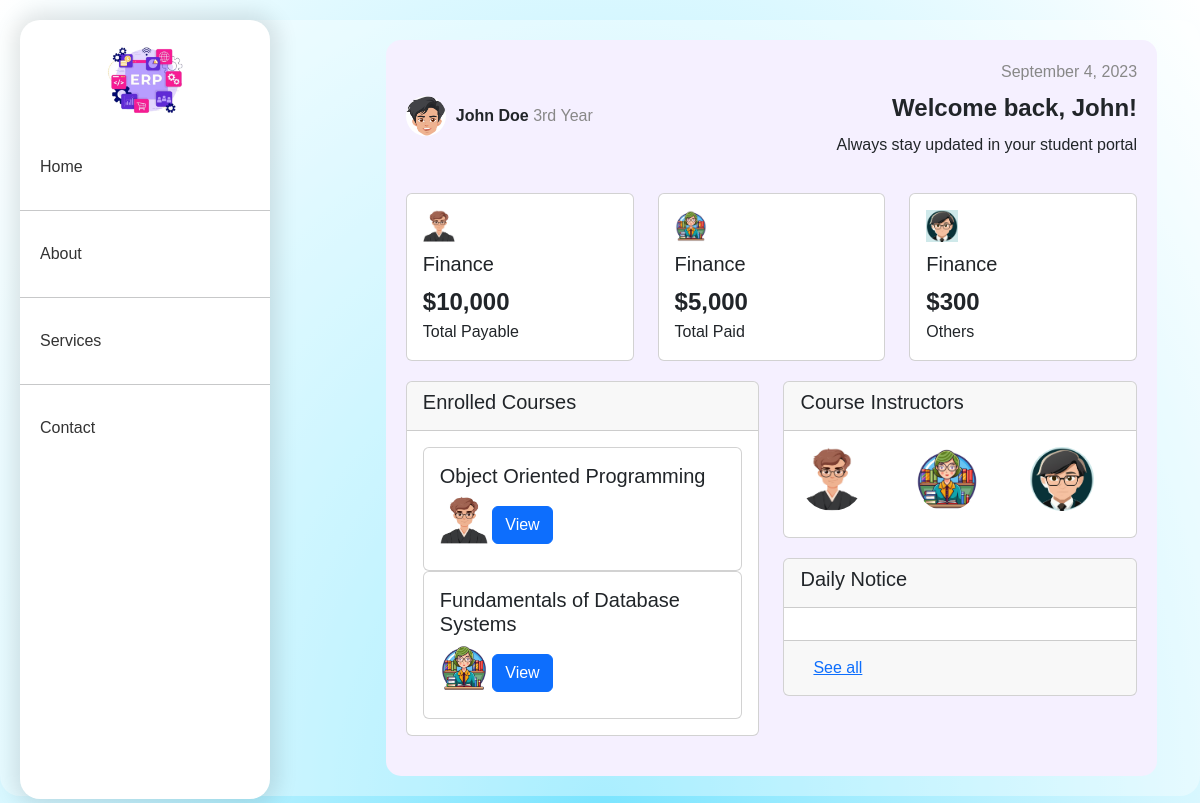
The app's page /student_dashboard, older data.
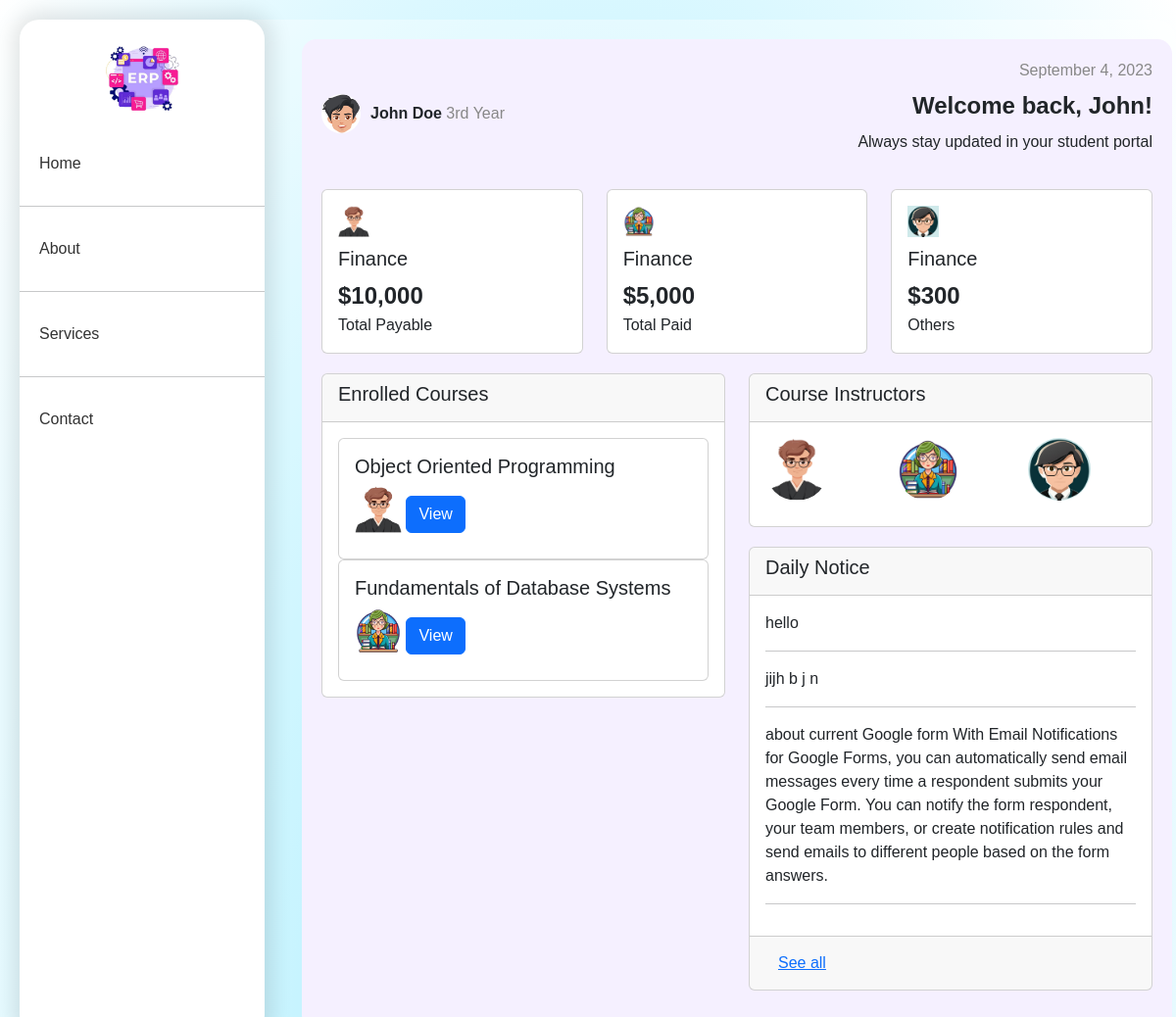
The same page, newer data.
### users/models.py (models this page shows)
class TeacherNotification(models.Model):
    notificationMessage = models.CharField(max_length=500)

### users/views.py (the view)
# urls.py: path('student_dashboard', views.student_dashboard, name='student_dashboard'),
def student_dashboard(request):
    Notice = TeacherNotification.objects.all()
    context={
        'Notice':Notice
    }
    return render(request, 'users/student_dashboard.html', context)

### users/templates/users/student_dashboard.html
{% extends "users/baseStudent.html" %}
{% block css %}
    {% load static %}
    <link rel="stylesheet" href="{% static 'users/css/student_dashboard.css' %}">
{% endblock css %}
{% block main %}
<div class="container-fluid main">
    <div class="row">
        <div class="col-md-9 content">
            <div class="header">
                <div class="user-info">
                    <img src="{% static 'users/images/student1.avif' %}" alt="User Profile" class="profile-pic">
                    <div>
                        <span class="user-name">John Doe</span>
                        <span class="user-status">3rd Year</span>
                    </div>
                </div>
                <div class="header-content">
                    <div class="date">September 4, 2023</div>
                    <h2 class="welcome-message">Welcome back, John!</h2>
                    <p>Always stay updated in your student portal</p>
                </div>
            </div>
            <div class="row">
                <div class="col-md-4 finance-card">
                    <div class="card">
                        <div class="card-body">
                            <img src="{% static 'users/images/teacher1.avif' %}" alt="Money Stack" class="finance-icon">
                            <h5 class="card-title">Finance</h5>
                            <p class="card-text">
                                <span class="amount">$10,000</span>
                                <br>Total Payable
                            </p>
                        </div>
                    </div>
                </div>
                <div class="col-md-4 finance-card">
                    <div class="card">
                        <div class="card-body">
                            <img src="{% static 'users/images/teacher2.avif' %}" alt="Money Bag" class="finance-icon">
                            <h5 class="card-title">Finance</h5>
                            <p class="card-text">
                                <span class="amount">$5,000</span>
                                <br>Total Paid
                            </p>
                        </div>
                    </div>
                </div>
                <div class="col-md-4 finance-card">
                    <div class="card">
                        <div class="card-body">
                            <img src="{% static 'users/images/teacher3.jpg' %}" alt="Chart Bar" class="finance-icon">
                            <h5 class="card-title">Finance</h5>
                            <p class="card-text">
                                <span class="amount">$300</span>
                                <br>Others
                            </p>
                        </div>
                    </div>
                </div>
            </div>
            <div class="row">
                <div class="col-md-6">
                    <div class="card course-card">
                        <div class="card-header">
                            <h5 class="card-title">Enrolled Courses</h5>
                        </div>
                        <div class="card-body">
                            <div class="card course-item">
                                <div class="card-body">
                                    <h5 class="card-title">Object Oriented Programming</h5>
                                    <img src="{% static 'users/images/teacher1.avif' %}" alt="Laptop" class="course-icon">
                                    <button class="btn btn-primary">View</button>
                                </div>
                            </div>
                            <div class="card course-item">
                                <div class="card-body">
                                    <h5 class="card-title">Fundamentals of Database Systems</h5>
                                    <img src="{% static 'users/images/teacher2.avif' %}" alt="Database" class="course-icon">
                                    <button class="btn btn-primary">View</button>
                                </div>
                            </div>
                        </div>
                    </div>
                </div>
                <div class="col-md-6">
                    <div class="card instructor-card">
                        <div class="card-header">
                            <h5 class="card-title">Course Instructors</h5>
                        </div>
                        <div class="card-body">
                            <div class="row">
                                <div class="col-md-4">
                                    <img src="{% static 'users/images/teacher1.avif' %}" alt="Instructor 1" class="instructor-pic">
                                </div>
                                <div class="col-md-4">
                                    <img src="{% static 'users/images/teacher2.avif' %}" alt="Instructor 2" class="instructor-pic">
                                </div>
                                <div class="col-md-4">
                                    <img src="{% static 'users/images/teacher3.jpg' %}" alt="Instructor 3" class="instructor-pic">
                                </div>
                            </div>
                        </div>
                    </div>
                    <div class="card notice-card">
                        <div class="card-header">
                            <h5 class="card-title">Daily Notice</h5>
                        </div>
                        <div class="card-body">
                            {% for n in Notice %}
                            <p class="notice-content">{{ n.notificationMessage }}</p>
                            <hr>
                            {% endfor %}
                        </div>
                        <div class="card-footer">
                            <a href="#" class="btn btn-link">See all</a>
                        </div>
                    </div>
                </div>
            </div>
        </div>
    </div>
</div>
{% endblock main %}

### users/templates/users/baseStudent.html (shortened to what this page needs)
<!DOCTYPE html>
<html lang="en">
  <head>
    <link
      href="https://cdn.jsdelivr.net/npm/bootstrap@5.3.1/dist/css/bootstrap.min.css"
      rel="stylesheet"
    />
    <link
      href="https://cdn.jsdelivr.net/npm/fullcalendar@5.11.3/main.min.css"
      rel="stylesheet"
    />
    {% load static %}
    <link rel="stylesheet" href="{% static 'users/css/baseTeacher.css' %}">
    {% block css %}
    {% endblock css %}
  </head>
  <body>
    <div id="sidebar" class="bg-white">
      <img
        src="{% static 'users/images/logo.webp' %}"
        alt="Logo"
        height="80"
        width="80"
        style="margin: 20px auto; display: block"
      />
      <ul class="list-unstyled">
        <li><a href="#">Home</a></li>
        <hr />
        <li><a href="#">About</a></li>
        <hr />
        <li><a href="#">Services</a></li>
        <hr />
        <li><a href="#">Contact</a></li>
      </ul>
    </div>
    {% block main %}
    {% endblock main %}
  </body>
</html>

### users/static/users/css/baseTeacher.css (style rules this page uses)
body { overflow-x: hidden; background: radial-gradient(at bottom, #45daffb6, #ffffff); min-height: 100vh; font-family: Arial, sans-serif; background-repeat: no-repeat; }
#sidebar { background-color: #ffffff6b; position: fixed; top: 20px; left: 20px; height: 95%; width: 250px; transition: all 0.3s ease-in-out; box-shadow: 1px 0px 20px 8px rgb(0 0 0 / 10%); z-index: 1000; border-radius: 20px; }
#sidebar ul { list-style: none; padding: 0; margin-top: 20px; }
#sidebar ul li { padding: 15px 20px; transition: background 0.3s ease; }
#sidebar ul li a { text-decoration: none; color: #333; display: block; width: 100%; transition: color 0.3s ease; }

### users/static/users/css/student_dashboard.css (style rules this page uses)
.main { display: flex; flex-wrap: wrap; justify-content: center; align-items: flex-start; margin: 20px auto; padding: 20px; border-radius: 20px; background-color: rgba(255, 255, 255, 0.349); width: 100%; max-width: 1800px; }
.content { background-color: #f5f0ff; padding: 20px; border-radius: 15px; }
.header { display: flex; justify-content: space-between; align-items: center; margin-bottom: 20px; }
.user-info { display: flex; align-items: center; }
.profile-pic { width: 40px; height: 40px; border-radius: 50%; margin-right: 10px; }
.user-name { font-weight: bold; }
.user-status { color: #888; }
.header-content { text-align: right; }
.date { color: #888; margin-bottom: 10px; }
.welcome-message { font-size: 24px; font-weight: bold; margin-bottom: 10px; }
.finance-card, .course-card, .instructor-card, .notice-card { margin-bottom: 20px; }
.finance-icon, .course-icon { width: 32px; height: 32px; margin-bottom: 10px; }
.amount { font-size: 24px; font-weight: bold; }
.course-icon { width: 48px; height: 48px; margin-bottom: 10px; }
.instructor-pic { width: 64px; height: 64px; border-radius: 50%; margin-bottom: 10px; }
.content { margin-left: 300px; }

Row changes from the older to the newer data that the page shows:
added TeacherNotification: notificationMessage "hello"
added TeacherNotification: notificationMessage "jijh b j n"
added TeacherNotification: notificationMessage "about current Google form With Email Notifications for Google Forms, you can automatically send email messages every time a respondent submits your Google Form. You can notify the form respondent, your team members, or create notification rules and send emails to different people based on the form answers."
